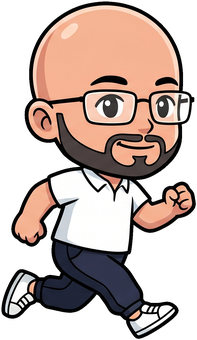
#> input picture assets/adeniyi.png, 197 x 340 px
$ python process_sprite.py adeniyi.png alon.png 5
#> lines starting #> are read from the running program, lines starting #| are printed output that depends on the picture; after the words box and inside, x2 and y2 are one past the last pixel; in counts of white or black regions, pixels touching at a corner belong together
#!/usr/bin/env python3
"""Turn a green-screen mascot render into a clean trimmed transparent game sprite.
Usage: process_sprite.py <in.png> <out.png> [max_size]
"""
import sys
import numpy as np
from PIL import Image
from scipy import ndimage

def main(inp, outp, max_size=340):
#> called with inp = 'adeniyi.png', outp = 'alon.png', max_size = 5
    im = Image.open(inp).convert("RGBA")
#> im is the input picture: PIL image 197x340 RGBA; mean R, G, B, A 98.6, 81.1, 74.1, 156.1
    a = np.asarray(im).astype(np.int16)
    r, g, b = a[..., 0], a[..., 1], a[..., 2]
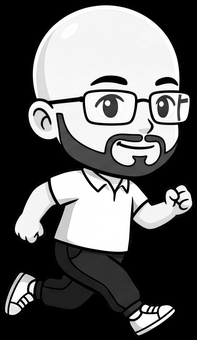
#> r: shape (340, 197) int16; min 0, max 255, mean 98.6
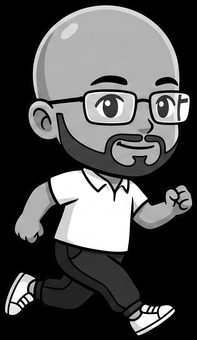
#> g: shape (340, 197) int16; min 0, max 255, mean 81.1
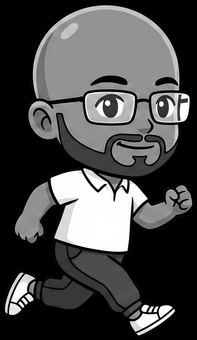
#> b: shape (340, 197) int16; min 0, max 255, mean 74.1

    # --- chroma key: green-dominant pixels become background ---
    is_green = (g > 80) & (g > r + 25) & (g > b + 25)
#> is_green: shape (340, 197) bool; every value is 0
    fg = ~is_green
#> fg: shape (340, 197) bool; every value is 1

    # keep only the largest connected foreground blob (drops stray sparkles/specks)
    lbl, n = ndimage.label(fg)
#> lbl: shape (340, 197) int32; every value is 1
#> n = 1
    if n > 1:
        sizes = ndimage.sum(np.ones_like(lbl), lbl, range(1, n + 1))
        keep = (np.argmax(sizes) + 1)
        fg = lbl == keep

    out = a.copy().astype(np.uint8)
    alpha = np.where(fg, 255, 0).astype(np.uint8)
#> alpha: shape (340, 197); every value is 255

    # --- despill: pull down green fringe on anti-aliased edges ---
    rr, bb = a[..., 0], a[..., 2]
    cap = ((rr + bb) // 2).astype(np.int16)
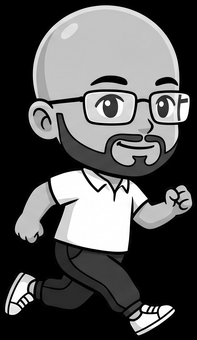
#> cap: shape (340, 197) int16; min 0, max 255, mean 86.2
    spill = fg & (g > cap + 8)
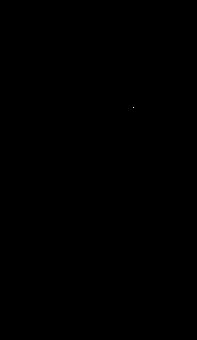
#> spill: shape (340, 197) bool; 0% white in thin lines or dots, all inside (x1, y1, x2, y2) = (133, 107, 134, 108)
    out[..., 1] = np.where(spill, np.clip(cap, 0, 255), a[..., 1]).astype(np.uint8)
#> out: shape (340, 197, 4); under 0.01% of pixels changed, all inside (x1, y1, x2, y2) = (133, 107, 134, 108)
    out[..., 3] = alpha
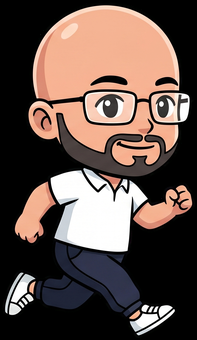
#> out: shape (340, 197, 4); mean R, G, B, A 98.6, 81.1, 74.1, 255

    res = Image.fromarray(out, "RGBA")

    # --- trim to content bounding box ---
    ys, xs = np.where(alpha > 0)
    if len(xs):
        pad = 6
        x0, x1 = max(0, xs.min() - pad), min(res.width, xs.max() + pad)
#> x0 = 0; x1 = 197
        y0, y1 = max(0, ys.min() - pad), min(res.height, ys.max() + pad)
#> y0 = 0; y1 = 340
        res = res.crop((x0, y0, x1, y1))

    # --- downscale to game size (preserve aspect) ---
    if max(res.size) > max_size:
        s = max_size / max(res.size)
#> s = 0.0147
        res = res.resize((round(res.width * s), round(res.height * s)), Image.LANCZOS)

    res.save(outp)
    print(f"{outp}  {res.width}x{res.height}")
#| alon.png  3x5

if __name__ == "__main__":
    main(sys.argv[1], sys.argv[2], int(sys.argv[3]) if len(sys.argv) > 3 else 340)
